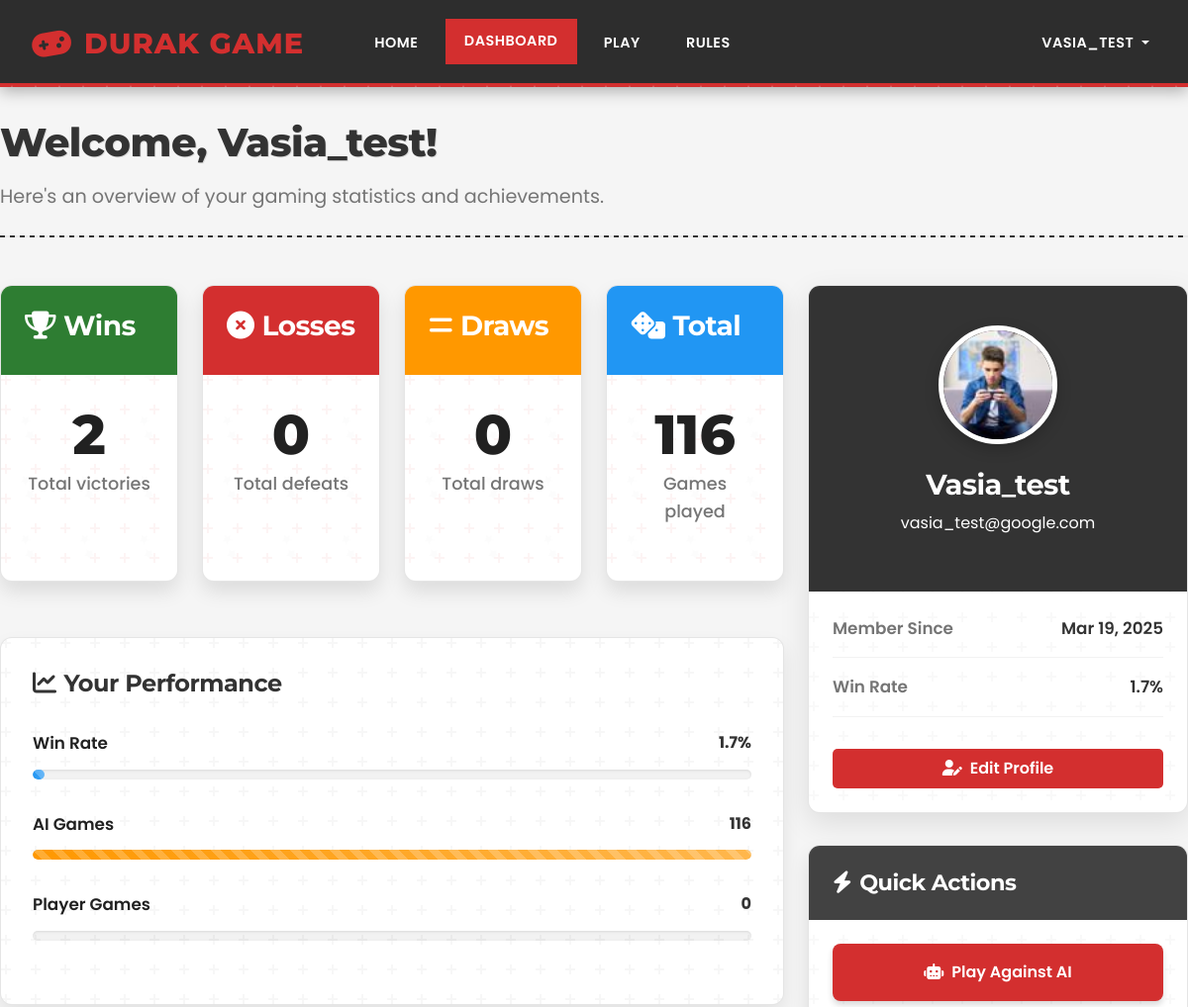
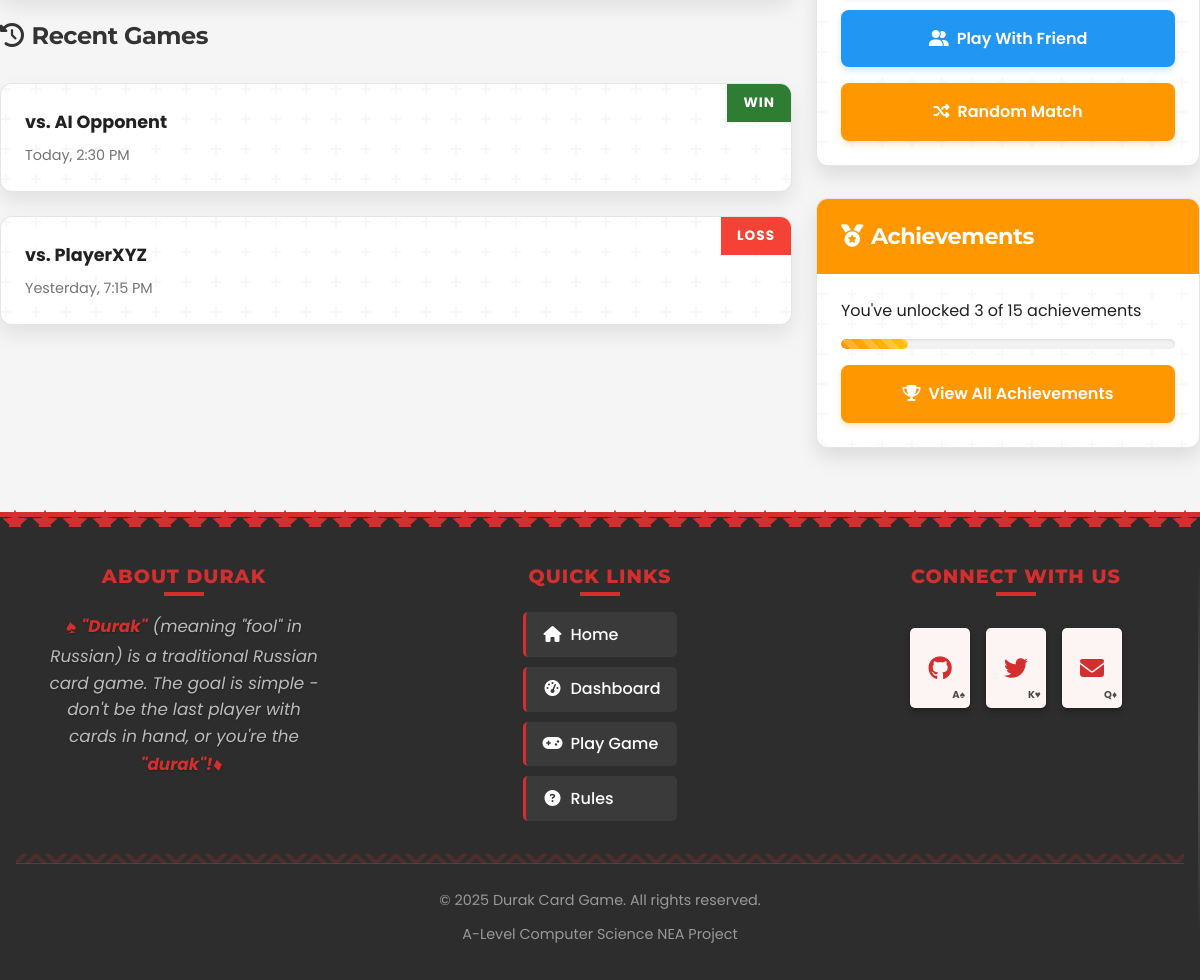
The app's page /dashboard (signed in) with its own data (2 pictures, top to bottom).
### app/models.py (models this page shows, shortened)
class User(db.Model, UserMixin):
    id = db.Column(db.Integer, primary_key=True)
    username = db.Column(db.String(20), unique=True, nullable=False)
    email = db.Column(db.String(120), unique=True, nullable=False)
    password = db.Column(db.String(60), nullable=False)
    image_file = db.Column(db.String(20), nullable=False, default='default.jpg')
    number_of_wins = db.Column(db.Integer, default=0)
    number_of_draws = db.Column(db.Integer, default=0)
    number_of_losses = db.Column(db.Integer, default=0)
    total_games = db.Column(db.Integer, default=0)
    games_against_ai = db.Column(db.Integer, default=0)
    games_against_real_players = db.Column(db.Integer, default=0)
    registration_date = db.Column(db.DateTime, nullable=False, default=datetime.utcnow)
    last_login = db.Column(db.DateTime, nullable=True)

### app/main/routes.py (the view)
@bp.route("/dashboard")
@login_required
def dashboard():
    user_stats = {
        'total_games': current_user.total_games or 0,
        'wins': current_user.number_of_wins or 0,
        'losses': current_user.number_of_losses or 0,
        'draws': current_user.number_of_draws or 0,
        'games_against_ai': current_user.games_against_ai or 0,
        'games_against_real_players': current_user.games_against_real_players or 0
    }
    win_percentage = 0
    if user_stats['total_games'] > 0:
        win_percentage = round((user_stats['wins'] / user_stats['total_games']) * 100, 1)
    return render_template('dashboard.html',
                           title='Dashboard',
                           user_stats=user_stats,
                           win_percentage=win_percentage)

### app/templates/dashboard.html (shortened to what this page needs)
{% extends "base.html" %}
{% block additional_css %}
<link rel="stylesheet" href="{{ url_for('static', filename='css/dashboard.css') }}">
{% endblock %}
{% block body_class %}dashboard-page{% endblock %}
{% block content %}
<div class="dashboard-container container">
    <div class="dashboard-header">
        <h1 class="dashboard-title">Welcome, {{ current_user.username }}!</h1>
        <p class="dashboard-subtitle">Here's an overview of your gaming statistics and achievements.</p>
    </div>
    <div class="row">
        <div class="col-lg-8">
            <div class="row">
                <div class="col-md-6 col-xl-3 mb-4">
                    <div class="stat-card wins">
                        <div class="card-header" data-symbol="">
                            <h3><i class="fas fa-trophy me-2"></i>Wins</h3>
                        </div>
                        <div class="card-body">
                            <div class="stat-value">{{ user_stats.wins }}</div>
                            <div class="stat-label">Total victories</div>
                        </div>
                    </div>
                </div>
                <div class="col-md-6 col-xl-3 mb-4">
                    <div class="stat-card losses">
                        <div class="card-header" data-symbol="">
                            <h3><i class="fas fa-times-circle me-2"></i>Losses</h3>
                        </div>
                        <div class="card-body">
                            <div class="stat-value">{{ user_stats.losses }}</div>
                            <div class="stat-label">Total defeats</div>
                        </div>
                    </div>
                </div>
                <div class="col-md-6 col-xl-3 mb-4">
                    <div class="stat-card draws">
                        <div class="card-header" data-symbol="">
                            <h3><i class="fas fa-equals me-2"></i>Draws</h3>
                        </div>
                        <div class="card-body">
                            <div class="stat-value">{{ user_stats.draws }}</div>
                            <div class="stat-label">Total draws</div>
                        </div>
                    </div>
                </div>
                <div class="col-md-6 col-xl-3 mb-4">
                    <div class="stat-card total">
                        <div class="card-header" data-symbol="">
                            <h3><i class="fas fa-dice me-2"></i>Total</h3>
                        </div>
                        <div class="card-body">
                            <div class="stat-value">{{ user_stats.total_games }}</div>
                            <div class="stat-label">Games played</div>
                        </div>
                    </div>
                </div>
            </div>
            <div class="progress-section">
                <h2 class="progress-title"><i class="fas fa-chart-line me-2"></i>Your Performance</h2>
                <div class="progress-item">
                    <div class="progress-header">
                        <span class="progress-label">Win Rate</span>
                        <span class="progress-value">{{ win_percentage }}%</span>
                    </div>
                    <div class="progress-bar">
                        <div class="progress-fill" style="width: {{ win_percentage }}%"></div>
                    </div>
                </div>
                <div class="progress-item">
                    <div class="progress-header">
                        <span class="progress-label">AI Games</span>
                        <span class="progress-value">{{ user_stats.games_against_ai }}</span>
                    </div>
                    <div class="progress-bar">
                        <div class="progress-fill" style="width: {{ (user_stats.games_against_ai / user_stats.total_games * 100) if user_stats.total_games > 0 else 0 }}%"></div>
                    </div>
                </div>
                <div class="progress-item">
                    <div class="progress-header">
                        <span class="progress-label">Player Games</span>
                        <span class="progress-value">{{ user_stats.games_against_real_players }}</span>
                    </div>
                    <div class="progress-bar">
                    </div>
                </div>
            </div>
            <div class="mt-4">
                <h2 class="progress-title"><i class="fas fa-history me-2"></i>Recent Games</h2>
                {% if user_stats.total_games > 0 %}
                    <div class="game-card">
                        <div class="game-result win">Win</div>
                        <div class="game-info">
                            <div class="game-opponent">vs. AI Opponent</div>
                            <div class="game-date">Today, 2:30 PM</div>
                        </div>
                    </div>
                    <div class="game-card">
                        <div class="game-result loss">Loss</div>
                        <div class="game-info">
                            <div class="game-opponent">vs. PlayerXYZ</div>
                            <div class="game-date">Yesterday, 7:15 PM</div>
                        </div>
                    </div>
                {% else %}
                    <div class="alert alert-info">
                        You haven't played any games yet. Start playing to see your game history!
                    </div>
                {% endif %}
            </div>
        </div>
        <div class="col-lg-4">
        <div class="profile-card">
            <div class="profile-header">
                <img src="{{ url_for('static', filename='img/' + current_user.image_file) }}" alt="Profile Picture" class="profile-img">
                <h2 class="profile-name">{{ current_user.username }}</h2>
                <p>{{ current_user.email }}</p>
            </div>
            <div class="profile-info">
                <div class="profile-stat">
                    <span class="profile-stat-label">Member Since</span>
                    <span class="profile-stat-value">{{ current_user.registration_date.strftime('%b %d, %Y') }}</span>
                </div>
                <div class="profile-stat">
                    <span class="profile-stat-label">Win Rate</span>
                    <span class="profile-stat-value">{{ win_percentage }}%</span>
                </div>
                <a href="{{ url_for('main.profile') }}" class="btn btn-primary w-100 mt-3" style="cursor: pointer; pointer-events: auto; z-index: 100; position: relative;">
                    <i class="fas fa-user-edit me-2"></i>Edit Profile
                </a>
            </div>
        </div>
            <div class="action-card">
                <div class="action-card-header">
                    <h3><i class="fas fa-bolt me-2"></i>Quick Actions</h3>
                </div>
                <div class="action-card-body">
                    <a href="{{ url_for('game.play_with_ai') }}" class="action-btn primary">
                        <i class="fas fa-robot me-2"></i>Play Against AI
                    </a>
                    <a href="{{ url_for('game.play_with_friend') }}" class="action-btn primary">
                        <i class="fas fa-user-friends me-2"></i>Play With Friend
                    </a>
                    <a href="{{ url_for('game.random_match') }}" class="action-btn secondary">
                        <i class="fas fa-random me-2"></i>Random Match
                    </a>
                </div>
            </div>
            <div class="action-card">
                <div class="action-card-header" style="background-color: #ff9800;">
                    <h3><i class="fas fa-medal me-2"></i>Achievements</h3>
                </div>
                <div class="action-card-body">
                    <p>You've unlocked 3 of 15 achievements</p>
                    <div class="progress-bar mb-3">
                        <div class="progress-fill" style="width: 20%; background: linear-gradient(90deg, #ff9800 0%, #ffc107 100%);">
                        </div>
                    </div>
                    <a href="#" class="action-btn secondary">
                        <i class="fas fa-trophy me-2"></i>View All Achievements
                    </a>
                </div>
            </div>
        </div>
    </div>
</div>
{% endblock %}

### app/templates/base.html (shortened to what this page needs)
<!DOCTYPE html>
<html lang="en">
<head>
    <link href="https://cdn.jsdelivr.net/npm/bootstrap@5.3.0/dist/css/bootstrap.min.css" rel="stylesheet">
    <link rel="stylesheet" href="https://cdnjs.cloudflare.com/ajax/libs/font-awesome/6.4.0/css/all.min.css">
    <link rel="stylesheet" href="{{ url_for('static', filename='css/styles.css') }}">
    <link rel="stylesheet" href="{{ url_for('static', filename='css/bootstrap-custom.css') }}">
    <link rel="stylesheet" href="{{ url_for('static', filename='css/navbar.css') }}">
    <link rel="stylesheet" href="{{ url_for('static', filename='css/footer.css') }}">
    {% block additional_css %}{% endblock %}
</head>
<body class="{% block body_class %}{% endblock %}">
    {% include 'includes/header.html' %}
    <main>
        {% block content %}{% endblock %}
    </main>
    {% include 'includes/footer.html' %}
</body>
</html>

### app/templates/includes/header.html (shortened to what this page needs)
<header class="site-header">
    <nav class="navbar navbar-expand-lg">
        <div class="container">
            <a class="navbar-brand" href="{{ url_for('main.home') }}">
                <i class="fas fa-gamepad"></i>Durak Game
            </a>
            <div class="collapse navbar-collapse" id="navbarNav">
                <ul class="navbar-nav me-auto">
                    <li class="nav-item">
                        <a class="nav-link {% if request.endpoint == 'main.home' %}active{% endif %}" href="{{ url_for('main.home') }}">Home</a>
                    </li>
                    {% if current_user.is_authenticated %}
                    <li class="nav-item">
                        <a class="nav-link {% if request.endpoint == 'main.dashboard' %}active{% endif %}" href="{{ url_for('main.dashboard') }}">Dashboard</a>
                    </li>
                    <li class="nav-item">
                        <a class="nav-link {% if request.endpoint == 'game.index' %}active{% endif %}" href="{{ url_for('game.index') }}">Play</a>
                    </li>
                    {% endif %}
                    <li class="nav-item">
                        <a class="nav-link {% if request.endpoint == 'main.rules' %}active{% endif %}" href="{{ url_for('main.rules') }}">Rules</a>
                    </li>
                </ul>
                <ul class="navbar-nav">
                    {% if current_user.is_authenticated %}
                    <li class="nav-item dropdown">
                        <a class="nav-link dropdown-toggle" href="#" role="button" data-bs-toggle="dropdown" aria-expanded="false">
                            {{ current_user.username }}
                        </a>
                    </li>
                    {% endif %}
                </ul>
            </div>
        </div>
    </nav>
</header>

### app/templates/includes/footer.html
<footer class="footer">
    <div class="container">
        <div class="row">
            <div class="col-md-4">
                <div class="footer-section">
                    <h5>About Durak</h5>
                    <div class="about-section">
                        <p class="about-text"><span class="card-accent">♠</span><strong>"Durak"</strong> (meaning "fool" in Russian) is a traditional Russian card game. The goal is simple - don't be the last player with cards in hand, or you're the <strong>"durak"!</strong><span class="card-accent">♦</span></p>
                    </div>
                </div>
            </div>
            <div class="col-md-4">
                <div class="footer-section">
                    <h5>Quick Links</h5>
                    <ul class="footer-links">
                        <li><a href="{{ url_for('main.home') }}"><i class="fas fa-home"></i>Home</a></li>
                        {% if current_user.is_authenticated %}
                        <li><a href="{{ url_for('main.dashboard') }}"><i class="fas fa-tachometer-alt"></i>Dashboard</a></li>
                        <li><a href="{{ url_for('game.index') }}"><i class="fas fa-gamepad"></i>Play Game</a></li>
                        {% else %}
                        <li><a href="{{ url_for('auth.login') }}"><i class="fas fa-sign-in-alt"></i>Login</a></li>
                        <li><a href="{{ url_for('auth.register') }}"><i class="fas fa-user-plus"></i>Register</a></li>
                        {% endif %}
                        <li><a href="{{ url_for('main.rules') }}"><i class="fas fa-question-circle"></i>Rules</a></li>
                    </ul>
                </div>
            </div>
            <div class="col-md-4">
                <div class="footer-section">
                    <h5>Connect With Us</h5>
                    <div class="social-links">
                        <a href="https://github.com/VasylFId/-durak-card-game-" title="GitHub"><i class="fab fa-github"></i></a>
                        <a href="#" title="Twitter"><i class="fab fa-twitter"></i></a>
                        <a href="#" title="Email"><i class="fas fa-envelope"></i></a>
                    </div>
                </div>
            </div>
        </div>
        <div class="footer-bottom">
            <p>&copy; 2025 Durak Card Game. All rights reserved.</p>
            <p>A-Level Computer Science NEA Project</p>
        </div>
    </div>
</footer>

### records on screen
User: username "VASIA_TEST", username "Vasia_test", image_file (picture), email "vasia_test@google.com", registration_date "Mar 19, 2025"

### other values on screen
{{ user_stats.wins }} "2"
{{ user_stats.losses }} "0"
{{ user_stats.draws }} "0"
{{ user_stats.total_games }} "116"
{{ win_percentage }} "1.7"
{{ user_stats.games_against_ai }} "116"
{{ user_stats.games_against_real_players }} "0"
